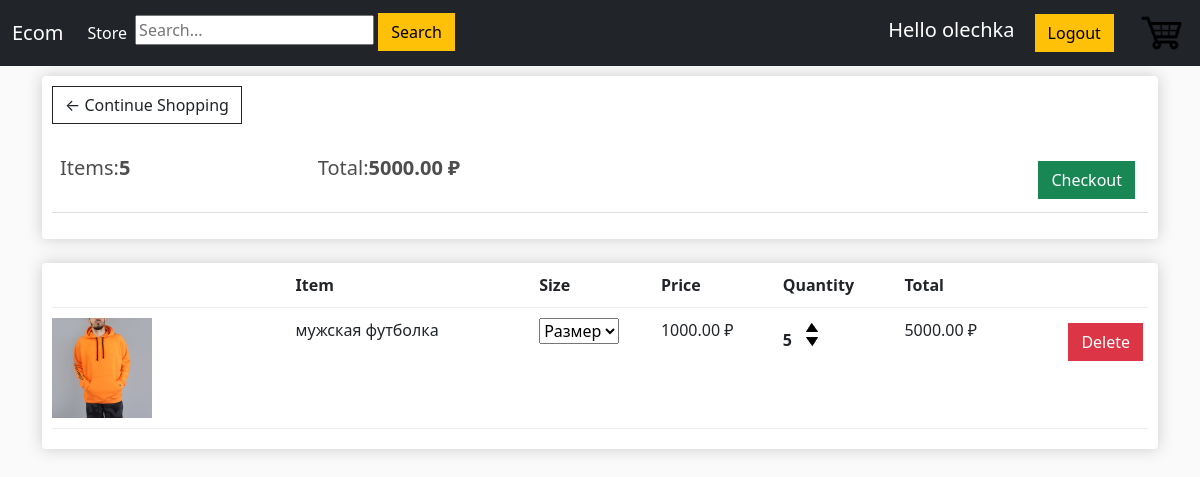
The page /cart/ (signed in) on the database its author committed.
### mainapp/models.py (models this page shows, shortened)
class Order(models.Model):
    customer = models.ForeignKey(Customer, on_delete=models.SET_NULL, blank=True, null=True)
    date_order = models.DateTimeField(auto_now_add=True)
    complete = models.BooleanField(default=False, null=True, blank=False)
    transaction_id = models.CharField(max_length=200, null=True)
    @property
    def get_cart_total(self):
        orderitems = self.orderitem_set.all()
        total = sum([item.get_total for item in orderitems])
        return total
    def get_cart_items(self):
        orderitems = self.orderitem_set.all()
        items = sum([item.quantity for item in orderitems])
        return items

class OrderItem(models.Model):
    product = models.ForeignKey(Product, on_delete=models.SET_NULL, blank=True, null=True)
    order = models.ForeignKey(Order, on_delete=models.SET_NULL, blank=True, null=True)
    size = models.CharField(max_length=10, null=True)
    quantity = models.IntegerField(default=0, null=True, blank=True)
    date_added = models.DateTimeField(auto_now_add=True)
    @property
    def get_total(self):
        total = self.product.price * self.quantity
        return total

class Product(models.Model):
    name = models.CharField(max_length=200, null=True)
    price = models.DecimalField(max_digits=7, decimal_places=2)
    digital = models.BooleanField(default=False, null=True, blank=False)
    image = models.ImageField(null=True, blank=True)
    def imageURL(self):
        try:
            url = self.image.url
        except:
            url = ''
        return url

### mainapp/views.py (the view)
# urls.py: path('cart/', views.cart, name='cart'),
def cart(request):
    data = cartData(request)
    cartItems = data['cartItems']
    order = data['order']
    items = data['items']
    context = {'items': items, 'order': order}
    return render(request, 'mainapp/cart.html', context)

### mainapp/utils.py (called while the page is built)
def cartData(request):
    if request.user.is_authenticated:
        customer = request.user.customer
        order, created = Order.objects.get_or_create(customer=customer, complete=False)
        cartItems = order.get_cart_items()
        items = order.orderitem_set.all()
    else:
        cookieData = cookieCart(request)
        cartItems = cookieData['cartItems']
        order = cookieData['order']
        items = cookieData['items']
    return {"cartItems": cartItems, "order": order, "items": items}

### mainapp/templates/mainapp/cart.html (shortened to what this page needs)
{% extends 'mainapp/index.html' %}
{% load static %}
{% block content%}
    <div class="row">
        <div class="col-lg-12">
            <div class="box-element">
                <a class="btn btn-outline-dark" href="{% url 'store' %}">&#x2190; Continue Shopping</a>
                <br>
                <br>
                <table class="table">
                    <tr>
                        <th><h5>Items:<strong>{{order.get_cart_items}}</strong></h5></th>
                        <th><h5>Total:<strong>{{order.get_cart_total|floatformat:2}} ₽</strong></h5></th>
                        <th>
                            <a style="float:right;margin:5px" class="btn btn-success" href="{% url 'checkout' %}">Checkout</a>
                        </th>
                    </tr>
                </table>
            </div>
            <br>
            <div class="box-element">
                <div class="cart-row">
                    <div style="flex:2"></div>
                    <div style="flex:2"><strong>Item</strong></div>
                    <div style="flex:1"><strong>Size</strong></div>
                    <div style="flex:1"><strong>Price</strong></div>
                    <div style="flex:1"><strong>Quantity</strong></div>
                    <div style="flex:1"><strong>Total</strong></div>
                    <div style="flex:1"><strong></strong></div>
                </div>
                {% for item in items %}
                <div class="cart-row">
                    <div style="flex:2"><img class="row-image" src="{{item.product.imageURL}}"></div>
                    <div style="flex:2">{{item.product.name}}</div>
                    <div style="flex:1">
                                <select data-product={{item.product.id}} data-action="size" name="size" class="size">
                                      <option value="0" selected>Размер</option>
                                </select>
                    </div>
                    <div style="flex:1">{{item.product.price|floatformat:2}} ₽</div>
                    <div style="flex:1">
						<p class="quantity">{{item.quantity}}</p>
						<div class="quantity">
							<img data-product={{item.product.id}} data-action="add" class="chg-quantity update-cart" src="{% static  'images/arrow-up.png' %}">
							<img data-product={{item.product.id}} data-action="remove" class="chg-quantity update-cart" src="{% static  'images/arrow-down.png' %}">
						</div>
					</div>
					<div style="flex:1"><p>{{item.get_total}} ₽</p></div>
                    <div style="flex:1">
                        <a data-product="{{item.product.id}}" data-action="delete" style="float:right;margin:5px" class="btn btn-danger update-cart">Delete</a>
                    </div>
                </div>
                {% endfor %}
            </div>
        </div>
    </div>
{% endblock content%}

### mainapp/templates/mainapp/index.html (shortened to what this page needs)
<!DOCTYPE html>
<html lang="en">
{% load static %}
<head>
    <link href="https://cdn.jsdelivr.net/npm/bootstrap@5.1.0/dist/css/bootstrap.min.css" rel="stylesheet">
    <link rel="stylesheet" type="text/css" href="{% static 'css/index.css' %}">
</head>
<body>
    <nav class="navbar navbar-expand-lg navbar-dark bg-dark">
      <div class="container-fluid">
        <a class="navbar-brand" href="{% url 'store' %}">Ecom</a>
        <div class="collapse navbar-collapse" id="navbarSupportedContent">
          <ul class="navbar-nav me-auto mb-2 mb-lg-0">
            <li class="nav-item">
              <a class="nav-link active" aria-current="page" href="{% url 'store' %}">Store</a>
            </li>
              <li class="nav-item">
                  <form action="{% url 'search_results' %}" method="POST">
                    <input name="search" type="text" placeholder="Search...">
                    <button class="btn btn-warning">Search</button>
                  </form>
              </li>
          </ul>
           <div class="form-inline my-2 my-lg-0">
               {% if user.is_authenticated %}
               <a class="navbar-brand" href="">Hello {{user.username}}</a>
               <a href="{% url 'logout' %}" class="btn btn-warning">Logout</a>
               {% else %}
                <a href="{% url 'login' %}" class="btn btn-warning">Login</a>
                <a href="{% url 'register' %}" class="btn btn-warning">Register</a>
               {% endif %}
                <a href="{% url 'cart' %}" style="color:#212429;">
                    <img  id="cart-icon" src="{% static 'images/cart.png' %}">
                </a>
	        </div>
        </div>
      </div>
    </nav>
    <div class="container">
        {% block content %}
        {% endblock content %}
    </div>
</body>
</html>

### static/css/index.css (style rules this page uses)
body { background-color: hsl(0, 0%, 98%); }
h1,h2,h3,h4,h5,h6 { color:hsl(0, 0%, 30%); }
.box-element { box-shadow:hsl(0, 0%, 80%) 0 0 16px; background-color: #fff; border-radius: 4px; padding: 10px; }
#cart-icon { width:50px; height:50px; border:0; display: inline-block; margin-left: 20px; }
.col-lg-4, .col-lg-6, .col-lg-8, .col-lg-12 { margin-top: 10px; }
.btn { border-radius: 0; }
.row-image { width: 100px; }
.cart-row { display: flex; align-items: flex-stretch; padding-bottom: 10px; margin-bottom: 10px; border-bottom: 1px solid #ececec; }
.quantity { display: inline-block; font-weight: 700; padding-right:10px; }
.chg-quantity { width: 12px; cursor: pointer; display: block; margin-top: 5px; transition:.1s; }

### rows shown on the page
Order: get_cart_items "5", get_cart_total "5000.00"
OrderItem: product.imageURL (picture), product.name "мужская футболка", size "Размер", product.price "1000.00", quantity "5", get_total "5000.00"

### other values the page prints
{{ user.username }} "olechka"
